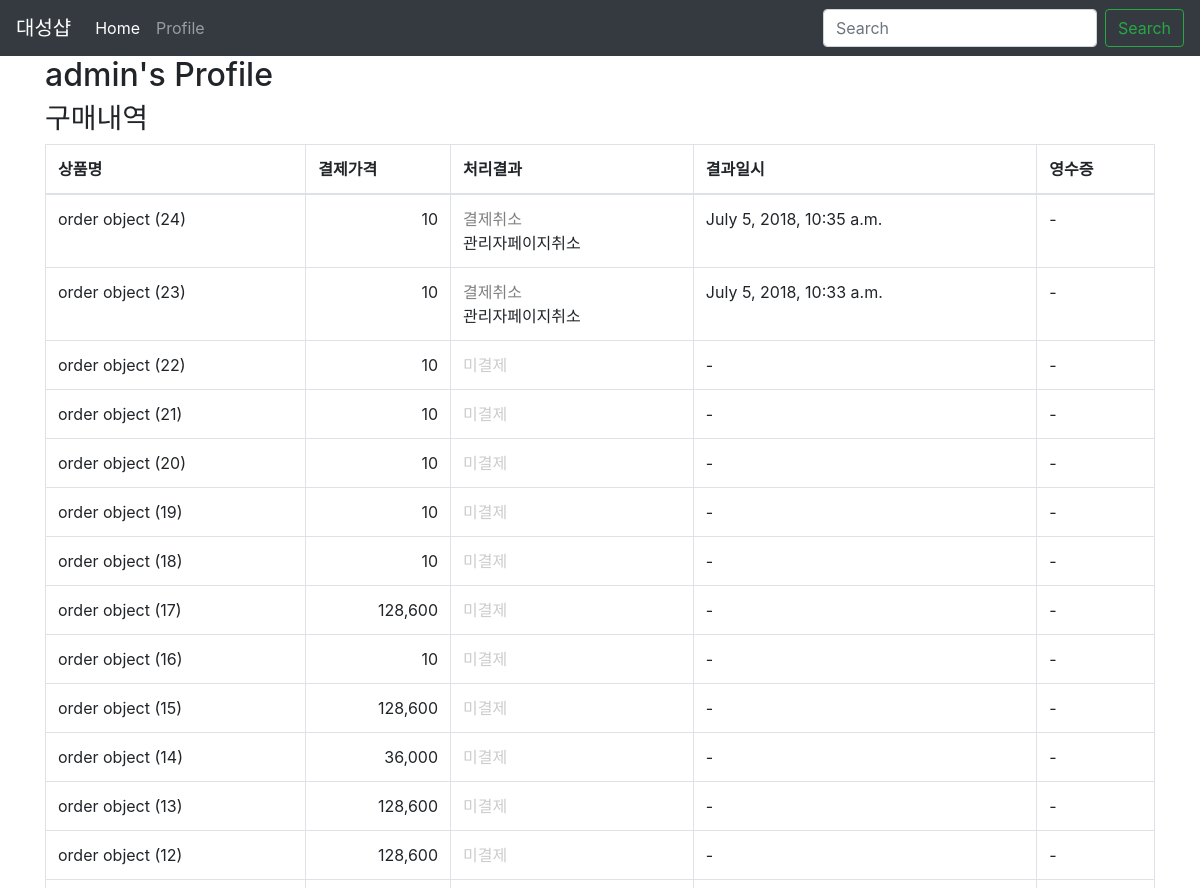
/accounts/profile/ (signed in, upper part), run on an earlier commit of the app's database.
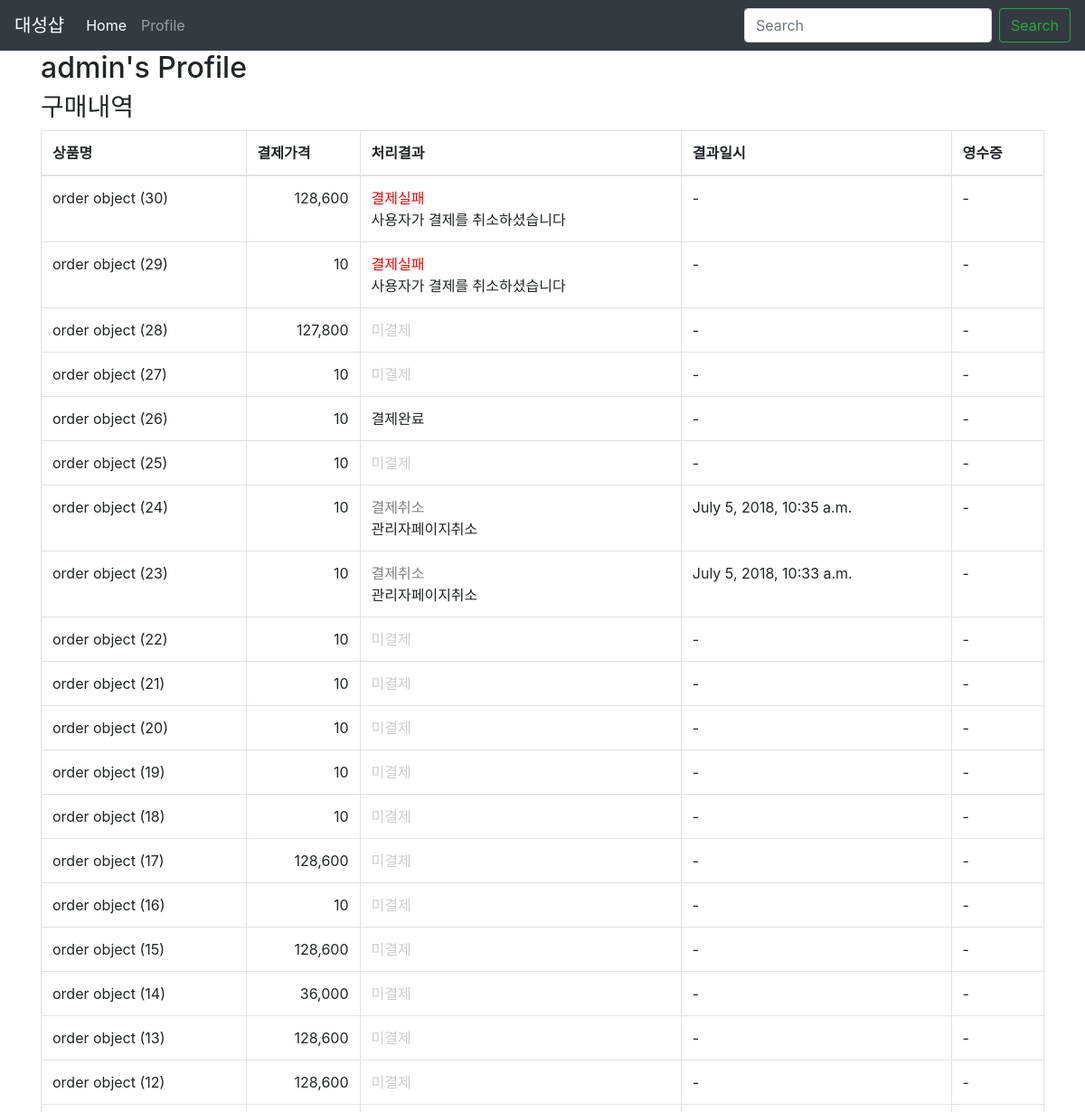
And on a later commit of the database.
### shop/models.py (models this page shows, shortened)
class order(models.Model):
    user = models.ForeignKey(settings.AUTH_USER_MODEL, on_delete=models.CASCADE)
    item = models.ForeignKey(Item, on_delete=models.CASCADE)
    name = models.CharField(max_length=100, verbose_name='상품명')
    amount = models.PositiveIntegerField(verbose_name='결제금액')
    merchant_uid = models.UUIDField(default=uuid4, editable=False)
    imp_uid = models.CharField(max_length=100, blank=True)
    meta = JSONField(blank=True, default={})
    status = models.CharField(
        max_length=9,
        choices=(
            ('ready', '미결제'),
            ('paid', '결제완료'),
            ('cancelled', '결제취소'),
            ('failed', '결제실패'),
        ),
        default='ready',
        db_index=True
    )
    created_at = models.DateTimeField(auto_now_add=True)
    updated_at = models.DateTimeField(auto_now=True)
    is_ready = property(lambda self: self.status == 'ready')
    is_paid = property(lambda self: self.status == 'paid')
    is_paid_ok = property(lambda self: self.status ==
                        'paid' and self.amount == self.meta.get('amount'))
    is_cancelled = property(lambda self: self.status == 'cancelled')
    is_failed = property(lambda self: self.status == 'failed')
    receipt_url = named_property('영수증')(lambda self: self.meta.get('receipt_url'))
    cancel_reason = named_property('취소이유')(lambda self: self.meta.get('cancel_reason'))
    fail_reason = named_property('실패이유')(lambda self: self.meta.get('fail_reason', ''))
    paid_at = named_property('결제일시')(lambda self: timestamp_to_datetime(self.meta.get('paid_at')))
    failed_at = named_property('실패일시')(lambda self: timestamp_to_datetime(self.meta.get('failed_at')))
    cancelled_at = named_property('취소일시')(lambda self: timestamp_to_datetime(self.meta.get('cancelled_at')))
    class Meta:
        ordering = ('-id',)
    @named_property('결제금액')
    def amount_html(self):
        return mark_safe('<div style="float: right;">{0}</div>'.format(intcomma(self.amount)))
    @named_property('처리결과')
    def status_html(self):
        cls, text_color = '', ''
        help_text = ''
        if self.is_ready:
            cls, text_color = 'fa fa-shopping-cart', '#ccc'
        elif self.is_paid_ok:
            cls, text_color = 'fa fa-check-circle', 'green'
        elif self.is_cancelled:
            cls, text_color = 'fa fa-times', 'gray'
            help_text = self.cancel_reason
        elif self.is_failed:
            cls, text_color = 'fa fa-ban', 'red'
            help_text = self.fail_reason
        html = '''
            <span style="color: {text_color};" title="this is title">
                <i class="{class_names}"></i>
                {label}
            </span>'''.format(class_names=cls, text_color=text_color, label=self.get_status_display())
        if help_text:
            html += '<br/>' + help_text
        return mark_safe(html)
    @named_property('영수증 링크')
    def receipt_link(self):
        if self.is_paid_ok and self.receipt_url:
            return mark_safe('<a href="{0}" target="_blank">영수증</a>'.format(self.receipt_url))

### accounts/views.py (the view)
# urls.py: path('profile/',profile,name='profile'),
@login_required
def profile(request):
    order_list = request.user.order_set.all()
    return render(request, 'accounts/profile.html', {
        'order_list' : order_list,
    })

### shop/models.py (called while the page is built)
def timestamp_to_datetime(timestamp):
    if timestamp:
        tz = pytz.timezone(settings.TIME_ZONE)
        return datetime.utcfromtimestamp(timestamp).replace(tzinfo=tz)
    return None

### accounts/templates/accounts/profile.html
{% extends "accounts/layout.html"%}
{% load humanize %}
{% block content%}
<div class="container">
    <div class="row">
        <div class="col-sm-12">
            <h2>{{user}}'s Profile</h2>
            <h3>구매내역</h3>
            <table class="table table-hover table-bordered">
                <thead>
                    <tr>
                        <th>상품명</th>
                        <th>결제가격</th>
                        <th>처리결과</th>
                        <th>결과일시</th>
                        <th>영수증</th>
                    </tr>
                </thead>
                <tbody>
                    {% for order in order_list %}
                        <tr>
                            <td>{{ order }}</td>
                            <td>{{ order.amount_html }}</td>
                            <td>{{ order.status_html }}</td>
                            <td>{{ order.paid_at|default:"-" }}</td>
                            <td>{{ order.receipt_link|default:"-" }}</td>
                        </tr>
                    {% endfor %}
                </tbody>
            </table>
        </div>
    </div>
</div>
{% endblock %}

### accounts/templates/accounts/layout.html
{% extends "layout.html"%}

### shopping/templates/layout.html (shortened to what this page needs)
<!DOCTYPE html>
<html lang="en">
<head>
    <link rel="stylesheet" href="    //stackpath.bootstrapcdn.com/bootstrap/4.1.1/css/bootstrap.min.css"
    />
</head>
<body>
    <nav class="navbar navbar-expand-md navbar-dark bg-dark">
        <a class="navbar-brand" href="#">대성샵</a>
        <div class="collapse navbar-collapse" id="navbarsExampleDefault">
            <ul class="navbar-nav mr-auto">
                <li class="nav-item active">
                    <a class="nav-link" href="{% url 'root' %}">Home
                    </a>
                </li>
                {% if user.is_authenticated %}
                    <li class="nav-item">
                        <a class="nav-link"href="{% url 'accounts:profile' %}">Profile</a>
                    </li>
                {% endif %}
            </ul>
            <form class="form-inline my-2 my-lg-0" action="{% url "shop:index" %}">
                <input name='q'value="{{q}}"" class="form-control mr-sm-2" type="text" placeholder="Search" aria-label="Search">
                <button class="btn btn-outline-success my-2 my-sm-0" type="submit">Search</button>
            </form>
        </div>
    </nav>
    {% block content%}
    {% endblock%}
</body>
</html>

What changed in the data, as far as the page shows it:
added order: id "order object (30)", amount_html "128,600", status_html "결제실패 사용자가 결제를 취소하셨습니다", paid_at "-", receipt_link "-"
added order: id "order object (29)", amount_html "10", status_html "결제실패 사용자가 결제를 취소하셨습니다", paid_at "-", receipt_link "-"
added order: id "order object (28)", amount_html "127,800", status_html "미결제", paid_at "-", receipt_link "-"
added order: id "order object (27)", amount_html "10", status_html "미결제", paid_at "-", receipt_link "-"
added order: id "order object (26)", amount_html "10", status_html "결제완료", paid_at "-", receipt_link "-"
added order: id "order object (25)", amount_html "10", status_html "미결제", paid_at "-", receipt_link "-"
